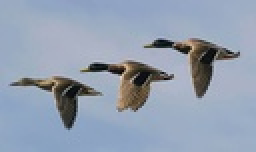
%> input picture Lab05/kaczki.jpg, 128 x 76 px, shrunk from 588 x 348 before the run (shown 2 times larger)
$ octave script.m   (GNU Octave 9; MATLAB toolbox functions it lacks are replaced by stand-ins)
%> lines starting %> are read from the running program, lines starting %| are printed output that depends on the picture; in (x1, y1, x2, y2) boxes, pixels count from 0 and x2, y2 are one past the last pixel; in counts of white or black regions, pixels touching at a corner belong together; the program's own positions count from 1
clear; clc; clf; close all;


% 01 - wczytanie kaczek i binaryzacja - kaczki biale, tlo czarne
im = rgb2gray(double(imread("kaczki.jpg"))/255);
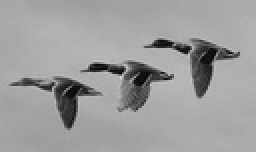
%> im: size 76x128 double (shown 2 times larger); min 0.0162, max 0.847, mean 0.618
t=graythresh(im);
%> t = 0.451
bim=im;
bim(bim<t)=0;
%> bim: size 76x128 double; 11.03% of pixels changed, all inside (x1, y1, x2, y2) = (5, 19, 120, 65)
bim(bim>=t)=1;
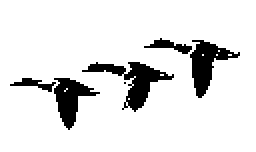
%> bim: size 76x128 double (shown 2 times larger); values 0 (black) and 1 (white), 89% white; 6 black regions (1 under 20 px), largest, box (x1, y1, x2, y2) and area: (41, 31, 87, 56) 358, (95, 20, 120, 49) 302, (27, 39, 50, 65) 270, (72, 19, 96, 27) 77, (5, 39, 28, 46) 65
bim=1-bim;
bim=imclose(bim,ones(15));
%> bim: size 76x128 double; values 0 (black) and 1 (white), 17.9% white; 1 white region, box (x1, y1, x2, y2) and area: (5, 19, 120, 65) 1740

% lub

bim = ~imbinarize(im, 0.6);
%> bim: size 76x128 logical; 13.5% white; 3 white regions, box (x1, y1, x2, y2) and area: (40, 30, 87, 56) 463, (72, 19, 120, 49) 451, (4, 38, 52, 66) 399
bim=imclose(bim,ones(15));
%> bim: size 76x128 logical; 19.6% white; 1 white region, box (x1, y1, x2, y2) and area: (4, 19, 120, 66) 1908

% imshow(bim);


% morfologia - rozne funkcje:
% clean - pozbywa sie bialych pikseli,
% fill - pozbywa sie pojedynczych czarnych pikseli,
% open i close tak samo jak wyzej ale mniej dokladne bo bez parametrow,
% remove - usuwa wnetrze zostaje krawedz, tak jak w filtrze krawedziowym
% diate -

%   SKLADNIA:     bim = bwmorph(bim, 'funckja')


%   ZNAJDZ KRAWEDZIE = BIM - Eroza(BIM) = REMOVE
rim = bwmorph(bim,"remove"); % znalezienie ksztaltu, usuniecie wypelnienia
%> rim: size 76x128 logical; 3% white in thin lines or dots, all inside (x1, y1, x2, y2) = (4, 19, 120, 66)
imshow(rim);


%   ZNAJDZ SZKIELET - SZKIELETYZACJA
figure;
% sk = bwmorph(bim,"skeleton",37); % wytworzenie szkieletu obrazka, przy kilkudziesieciu razach (37) przestaje sie redukowac, im wieksza rozdzielczosc tym wiecej razy trzeba zrobic, zamiast liczby inf
sk = bwmorph(bim,"skeleton",inf);
%> sk: size 76x128 logical; 2.1% white in thin lines or dots, all inside (x1, y1, x2, y2) = (4, 23, 120, 65)
imshow(sk);
% # usuwa wartwa po warstwie do puki nie dostaniemy samego szkieletu - zbier punktow rowno odlegoych


%   ZNAJDZ PUNKTY KONCOWE
figure;
ep = bwmorph(sk,"endpoints");
% imshow(ep); %znalezienie punktow z konca linii na szkielecie

%   ZNAJDZ PUNKTY GDZIE SIE ROZGALEZIA
figure;
branch_points = bwmorph(sk,"branchpoints");
%> branch_points: size 76x128 logical; 0.15% white in thin lines or dots, all inside (x1, y1, x2, y2) = (29, 26, 119, 44)
imshow(branch_points);


%   [y,x]=find(pt==1); %znalezienie wpsolrzednych punktow o wartosci 1
% mozna nalozyc te punkty na jakis konkretny obrazek
%pt = find(pt > 0.7);
%sim = im;
%sim(pt) = 1;
%imshow(sim);


% SHRINK - erozja nie zmieniajaca liczby eulera ksztaltu - ilosc dziur -
% nie zrbi nam z 1 objektu 2 - redukujemy zawsze obiekt do zbioru punktow
% lub punktu ale zawsze zelacego w obiekcie
figure;
shrinked = bwmorph(bim,"shrink",inf);
%> shrinked: size 76x128 logical; 0.01% white in thin lines or dots, all inside (x1, y1, x2, y2) = (63, 41, 64, 42)
% imshow(shrinked);

% cos na zasadzie erozji, zwezanie kaczki, na samym koncu pojedyncze piksele, majac jeden piksel mozemy wiedziec gdzie ktora kaczka sie znajdowala,
% punkt to nie srodek masy, piksel nalezy do kaczki


% THIN
% redukuje kazdy z obiektow do jedenj sciezkiktora ma grubosc 1px
% tam gdzie interesuje nas przebieg lini a nie sama grubosc lini
% np miasto a polaczone z miastem b
%np w ocr - jak pismo odreczne - nie interesuje nas jakgruba linia tylko jak idzie

% Liczba eulera - ilosc obiektow - ilosc dziur - wazne zachowanie tej
% liczby, thin i shrink zachowuja ta liczbe, ilosc obiekt-dziura taka sama,
% wazne zeby sie nie robily dziury

figure;
thined = bwmorph(bim, "thin", inf);
%> thined: size 76x128 logical; 1.6% white in thin lines or dots, all inside (x1, y1, x2, y2) = (4, 26, 118, 63)
% imshow(thined)

% THICKEN - dylatacja zachowujaca granice miedzy obiektami - tworzy
% segmenty - w kazdym segmencie na pewno jest dokladnie 1 obiekt
figure;
thickened = bwmorph(bim, "thicken", 10);
%> thickened: size 76x128 logical; 48.9% white; 1 white region, box (x1, y1, x2, y2) and area: (0, 9, 128, 76) 4760
imshow(thickened)

figure;
thickened = bwmorph(bim, "thicken", 20);
%> thickened: size 76x128 logical; 74.6% white; 5 black regions, box (x1, y1, x2, y2) and area: (0, 0, 77, 26) 1132, (69, 41, 128, 76) 898, (0, 59, 24, 76) 245, (103, 0, 128, 13) 134, (45, 68, 59, 76) 58
imshow(thickened)

figure;
thickened = bwmorph(bim, "thicken", 30);
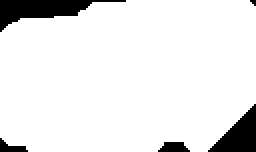
%> thickened: size 76x128 logical (shown 2 times larger); 91.4% white; 5 black regions (1 under 20 px), largest, box (x1, y1, x2, y2) and area: (0, 0, 63, 16) 421, (104, 52, 128, 76) 300, (79, 71, 95, 76) 62, (0, 69, 14, 76) 50
imshow(thickened)

figure;
thickened = bwmorph(bim, "thicken", inf);
%> thickened: size 76x128 logical; every value is 1
imshow(thickened)


% tlo - etykieta 0
% kaczka 1 - etykieta 1
% kaczka 2 - etykieta 2
% kaczka 3 - etykieta 3


figure;
l = bwlabel(bim);
imshow(label2rgb(l)); %nadanie kazdemu segmentowi osobnego koloru
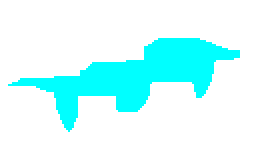
%> displayed picture: size 76x128x3, on the screen's scale of 0 to 255 (shown 2 times larger); mean R, G, B 205, 255, 255


% tylko kaczka nr 2
figure;
kaczka_nr_2 = (l==2);
%> kaczka_nr_2: size 76x128 logical; every value is 0
imshow(label2rgb(kaczka_nr_2));
%imshow(kaczka_nr_2 .* im); - na oryginalnym zdjeciu
imshow(kaczka_nr_2 .* bim .* im);

% Policz kaczki
policzone_kaczki = max(l(:));
%> policzone_kaczki = 1


%    l          |         bim        |         im
% -----------------------------------------------------
% podzial       |      ksztalty      |      jasnosci
% kaczka nie kaczka                        kolory

% SEGMENTACJA PRZEZ POGRUBIANIE - to co robilismy powyzej - pogrubiamy tak
% dlugo az dostaniemy osobne segmenty

% INNA SEGMENTACJA - transformata odleglosciowa
figure;
d = bwdist(bim); %      funkcja realizujaca transformate - im dalej od kaczki tym jasniej, rozne spoosby liczenia odleglosci, standardowo 'euclidian'
imshow(d, [0, max(d(:))]);

figure;
nd = bwdist(~bim);
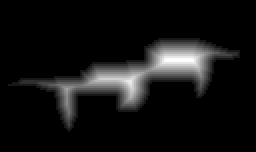
%> nd: size 76x128 single (shown 2 times larger); min 0, max 11.05, mean 0.832; drawn with min black and max white
imshow(nd, [0, max(nd(:))]);


% zlewiska - obszar do ktorego wszystko sie zlewa - jak w gorach i woda
% wododzial - granica miedzy nimi
% jesli splywa do jednego zbiornia to zanczy jest to jeden segment
figure;
l = watershed(d);
imshow(label2rgb(l));
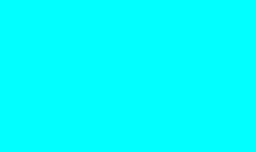
%> displayed picture: size 76x128x3, on the screen's scale of 0 to 255 (shown 2 times larger); mean R, G, B 0, 255, 255

% odleglosc euklidesowa :
% L1 = d = root 1rd ( a^1 + b^1)
% L2 = d = sqrt ( a^2 + b^2)
% L infi = root inf st ( a^inf + b^inf ) = max { a,b }
%
% cityblock - manhatan
% chessboard - chebyshev

figure;
d = bwdist(bim, "chessboard");
l = watershed(d);
imshow(label2rgb(l));


figure;
d = bwdist(bim, "quasi-euclidean");
l = watershed(d);
imshow(label2rgb(l));


figure;
d = bwdist(bim, "cityblock");
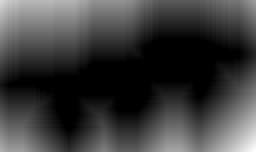
%> d: size 76x128 single (shown 2 times larger); min 0, max 54, mean 12.8; drawn with min black and max white
l = watershed(d);
imshow(label2rgb(l));
